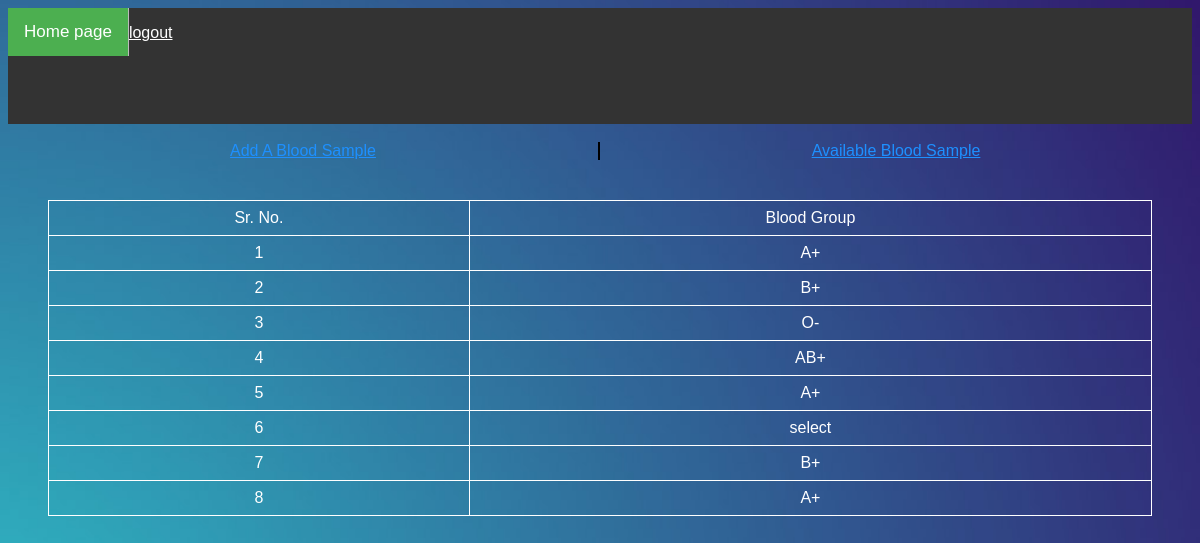
The page /available.php (signed in) on the database its author committed.
### tables this page shows
CREATE TABLE `bloodsamples` (
  `id` int(11) NOT NULL,
  `hospitalname` varchar(40) NOT NULL,
  `blood` text NOT NULL,
  `hospitalid` int(11) NOT NULL
);

### available.php (the view, shortened to what this page needs)
<?php include('server.php') ?>
<!DOCTYPE html>
<html>
<head>
</head>
<body>
<?php include("navbar1.php");
?>
<br>
<div style="display: flex; justify-content: space-between; ">
  <a href="addblood.php" style="text-align: center; width:50%; border-right: 2px solid black;"   onMouseOver="this.style.color='#0F0'"
   onMouseOut="this.style.color='#000'" >Add A Blood Sample</a>
  <a href="Available.php" style="text-align: center; width:50%; "   onMouseOver="this.style.color='#0F0'"
   onMouseOut="this.style.color='#000'" >Available Blood Sample</a>
</div>
<center>
  <div style="padding: 40px;display: flex;
    flex-direction: column;
    justify-content: center; ">
<table style="color: white; border-collapse: collapse;">
<tr style="text-align: center;">
  <td>
    Sr. No.
  </td>
   <td>
    Blood Group
  </td>
  </tr>
<?php
$username1=$_SESSION['username'];
$query = "SELECT * FROM users WHERE username='$username1'";
    $results = mysqli_query($db, $query);
    if (mysqli_num_rows($results) == 1) {
      $row =mysqli_fetch_array($results);
      $id = $row['id'];
}
$query ="SELECT * FROM bloodsamples WHERE hospitalid='$id'";
$res = mysqli_query($db ,$query);
$count=1;
while ($row=mysqli_fetch_array($res)) { ?>
  <tr style="text-align: center;">
  <td >
  <?php echo $count; ?>
  </td>
   <td>
  <?php echo $row['blood']; ?>
  </td>
  </tr>
<?php
  $count++;
}
?>
</table>
</div>
</center>
</body>
</html>

### index.css (style rules this page uses)
table { padding-top: 20px; }
th, td { border: 1px solid black; }

### available.php (style rules this page uses)
body { font-family: Arial, Helvetica, sans-serif; display: flex; flex-direction: column; justify-content: center; }
html { background: url(uu.jpg) no-repeat center center fixed; -webkit-background-size: cover; -moz-background-size: cover; -o-background-size: cover; background-size: cover; }
* { box-sizing: border-box; }
a { color: dodgerblue; }
table td { border-color: white; }
table th, td { padding: 8px; }

### rows shown on the page
bloodsamples: blood "A+"
bloodsamples: blood "B+"
bloodsamples: blood "O-"
bloodsamples: blood "AB+"
bloodsamples: blood "A+"
bloodsamples: blood "select"
bloodsamples: blood "B+"
bloodsamples: blood "A+"
